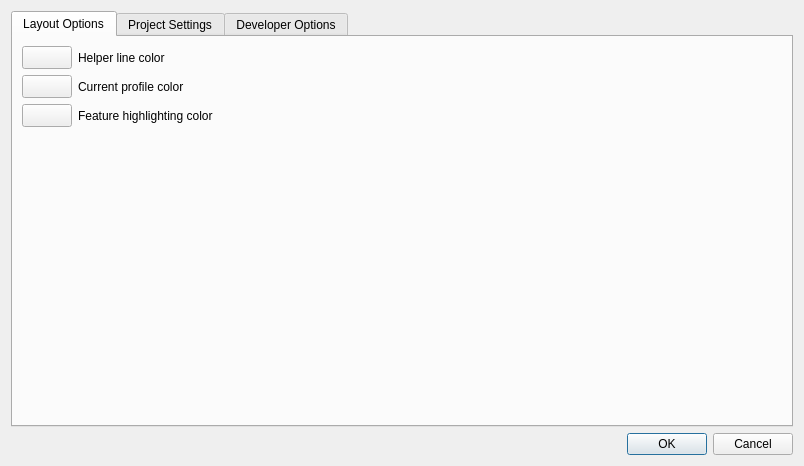
<?xml version="1.0" encoding="UTF-8"?>
<ui version="4.0">
 <class>QgepSettingsDialog</class>
 <widget class="QDialog" name="QgepSettingsDialog">
  <property name="geometry">
   <rect>
    <x>0</x>
    <y>0</y>
    <width>804</width>
    <height>466</height>
   </rect>
  </property>
  <property name="windowTitle">
   <string>Dialog</string>
  </property>
  <layout class="QVBoxLayout" name="verticalLayout">
   <item>
    <widget class="QTabWidget" name="tabWidget">
     <property name="currentIndex">
      <number>0</number>
     </property>
     <widget class="QWidget" name="tabLayout">
      <attribute name="title">
       <string>Layout Options</string>
      </attribute>
      <layout class="QFormLayout" name="formLayout_3">
       <item row="0" column="1">
        <widget class="QLabel" name="label">
         <property name="text">
          <string>Helper line color</string>
         </property>
        </widget>
       </item>
       <item row="1" column="1">
        <widget class="QLabel" name="label_2">
         <property name="text">
          <string>Current profile color</string>
         </property>
        </widget>
       </item>
       <item row="2" column="1">
        <widget class="QLabel" name="label_3">
         <property name="text">
          <string>Feature highlighting color</string>
         </property>
        </widget>
       </item>
       <item row="0" column="0">
        <widget class="QgsColorButton" name="mHelperLineColorButton">
         <property name="sizePolicy">
          <sizepolicy hsizetype="Preferred" vsizetype="Fixed">
           <horstretch>0</horstretch>
           <verstretch>0</verstretch>
          </sizepolicy>
         </property>
         <property name="minimumSize">
          <size>
           <width>50</width>
           <height>0</height>
          </size>
         </property>
         <property name="maximumSize">
          <size>
           <width>100</width>
           <height>16777215</height>
          </size>
         </property>
         <property name="text">
          <string/>
         </property>
        </widget>
       </item>
       <item row="1" column="0">
        <widget class="QgsColorButton" name="mCurrentProfileColorButton">
         <property name="minimumSize">
          <size>
           <width>50</width>
           <height>0</height>
          </size>
         </property>
         <property name="maximumSize">
          <size>
           <width>100</width>
           <height>16777215</height>
          </size>
         </property>
         <property name="text">
          <string/>
         </property>
        </widget>
       </item>
       <item row="2" column="0">
        <widget class="QgsColorButton" name="mHighlightColorButton">
         <property name="minimumSize">
          <size>
           <width>50</width>
           <height>0</height>
          </size>
         </property>
         <property name="maximumSize">
          <size>
           <width>100</width>
           <height>16777215</height>
          </size>
         </property>
         <property name="text">
          <string/>
         </property>
        </widget>
       </item>
      </layout>
     </widget>
     <widget class="QWidget" name="tab">
      <attribute name="title">
       <string>Project Settings</string>
      </attribute>
      <widget class="QGroupBox" name="mGbLayers">
       <property name="geometry">
        <rect>
         <x>10</x>
         <y>30</y>
         <width>786</width>
         <height>147</height>
        </rect>
       </property>
       <property name="title">
        <string>Layers</string>
       </property>
       <layout class="QFormLayout" name="formLayout_2">
        <item row="0" column="0">
         <widget class="QLabel" name="mLblSpecialStructures">
          <property name="text">
           <string>Special structures:</string>
          </property>
         </widget>
        </item>
        <item row="0" column="1">
         <widget class="QComboBox" name="mCbSpecialStructures"/>
        </item>
        <item row="3" column="0">
         <widget class="QLabel" name="mLblGraphNodes">
          <property name="text">
           <string>Graph nodes:</string>
          </property>
         </widget>
        </item>
        <item row="3" column="1">
         <widget class="QComboBox" name="mCbGraphNodes"/>
        </item>
        <item row="2" column="1">
         <widget class="QComboBox" name="mCbGraphEdges"/>
        </item>
        <item row="2" column="0">
         <widget class="QLabel" name="mLblGraphEdges">
          <property name="text">
           <string>Graph edges:</string>
          </property>
         </widget>
        </item>
       </layout>
      </widget>
     </widget>
     <widget class="QWidget" name="tab_2">
      <attribute name="title">
       <string>Developer Options</string>
      </attribute>
      <layout class="QGridLayout" name="gridLayout">
       <item row="0" column="0">
        <widget class="QCheckBox" name="mCbDevelMode">
         <property name="toolTip">
          <string>Enables developer tools on the profile widget. Reload and Inspect options are shown. The dock needs to be reopened.</string>
         </property>
         <property name="text">
          <string>Developer mode</string>
         </property>
        </widget>
       </item>
       <item row="1" column="0">
        <widget class="QCheckBox" name="mCbAdminMode">
         <property name="toolTip">
          <string>Enables the datamodel tool. The plugin needs to be reloaded.</string>
         </property>
         <property name="text">
          <string>Admin mode</string>
         </property>
        </widget>
       </item>
       <item row="3" column="0">
        <widget class="QGroupBox" name="mGbLayout">
         <property name="title">
          <string>Layout</string>
         </property>
         <layout class="QFormLayout" name="formLayout">
          <property name="fieldGrowthPolicy">
           <enum>QFormLayout::AllNonFixedFieldsGrow</enum>
          </property>
          <item row="0" column="0" colspan="2">
           <widget class="QGroupBox" name="mGbOverrideDefaultProfileTemplate">
            <property name="title">
             <string>Override default profile template</string>
            </property>
            <property name="checkable">
             <bool>true</bool>
            </property>
            <property name="checked">
             <bool>false</bool>
            </property>
            <layout class="QHBoxLayout" name="horizontalLayout">
             <item>
              <widget class="QLineEdit" name="mProfileTemplateFile"/>
             </item>
             <item>
              <widget class="QPushButton" name="mPbnChooseProfileTemplateFile">
               <property name="text">
                <string>...</string>
               </property>
              </widget>
             </item>
            </layout>
           </widget>
          </item>
         </layout>
        </widget>
       </item>
       <item row="2" column="0">
        <widget class="QGroupBox" name="groupBox">
         <property name="title">
          <string>Logging</string>
         </property>
         <layout class="QFormLayout" name="formLayout_4">
          <property name="fieldGrowthPolicy">
           <enum>QFormLayout::AllNonFixedFieldsGrow</enum>
          </property>
          <item row="0" column="0">
           <widget class="QLabel" name="label_4">
            <property name="text">
             <string>Log level</string>
            </property>
           </widget>
          </item>
          <item row="0" column="1">
           <widget class="QComboBox" name="mCbLogLevel">
            <item>
             <property name="text">
              <string>Debug</string>
             </property>
            </item>
            <item>
             <property name="text">
              <string>Info</string>
             </property>
            </item>
            <item>
             <property name="text">
              <string>Warning</string>
             </property>
            </item>
            <item>
             <property name="text">
              <string>Critical</string>
             </property>
            </item>
           </widget>
          </item>
          <item row="1" column="0" colspan="2">
           <widget class="QGroupBox" name="mGbLogToFile">
            <property name="title">
             <string>Log to file</string>
            </property>
            <property name="checkable">
             <bool>true</bool>
            </property>
            <layout class="QFormLayout" name="formLayout_5">
             <item row="0" column="0">
              <widget class="QLabel" name="label_5">
               <property name="text">
                <string>Log file</string>
               </property>
              </widget>
             </item>
             <item row="0" column="1">
              <widget class="QWidget" name="widget" native="true">
               <layout class="QHBoxLayout" name="horizontalLayout_2">
                <property name="spacing">
                 <number>0</number>
                </property>
                <property name="margin">
                 <number>0</number>
                </property>
                <item>
                 <widget class="QLineEdit" name="mLogFile"/>
                </item>
                <item>
                 <widget class="QPushButton" name="mPbnChooseLogFile">
                  <property name="text">
                   <string>...</string>
                  </property>
                 </widget>
                </item>
               </layout>
              </widget>
             </item>
            </layout>
           </widget>
          </item>
         </layout>
        </widget>
       </item>
      </layout>
     </widget>
    </widget>
   </item>
   <item>
    <widget class="QDialogButtonBox" name="mBtnBoxOkCancel">
     <property name="orientation">
      <enum>Qt::Horizontal</enum>
     </property>
     <property name="standardButtons">
      <set>QDialogButtonBox::Cancel|QDialogButtonBox::Ok</set>
     </property>
    </widget>
   </item>
  </layout>
 </widget>
 <customwidgets>
  <customwidget>
   <class>QgsColorButton</class>
   <extends>QToolButton</extends>
   <header>qgis.gui</header>
  </customwidget>
 </customwidgets>
 <resources/>
 <connections>
  <connection>
   <sender>mBtnBoxOkCancel</sender>
   <signal>accepted()</signal>
   <receiver>QgepSettingsDialog</receiver>
   <slot>accept()</slot>
   <hints>
    <hint type="sourcelabel">
     <x>248</x>
     <y>254</y>
    </hint>
    <hint type="destinationlabel">
     <x>157</x>
     <y>274</y>
    </hint>
   </hints>
  </connection>
  <connection>
   <sender>mBtnBoxOkCancel</sender>
   <signal>rejected()</signal>
   <receiver>QgepSettingsDialog</receiver>
   <slot>reject()</slot>
   <hints>
    <hint type="sourcelabel">
     <x>316</x>
     <y>260</y>
    </hint>
    <hint type="destinationlabel">
     <x>286</x>
     <y>274</y>
    </hint>
   </hints>
  </connection>
 </connections>
</ui>
